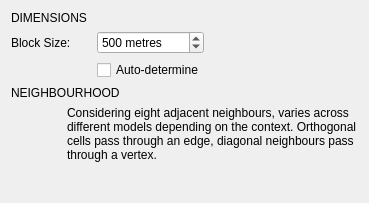
            <widget class="QWidget" name="scrollAreaWidgetContents">
             <property name="geometry">
              <rect>
               <x>0</x>
               <y>0</y>
               <width>369</width>
               <height>203</height>
              </rect>
             </property>
             <layout class="QVBoxLayout" name="verticalLayout_7">
              <item>
               <widget class="QLabel" name="sbb_title">
                <property name="whatsThis">
                 <string>Width of the square cell in the city grid in metres</string>
                </property>
                <property name="text">
                 <string>DIMENSIONS</string>
                </property>
               </widget>
              </item>
              <item>
               <widget class="QWidget" name="blocksquare_widget" native="true">
                <layout class="QGridLayout" name="gridLayout_2">
                 <property name="leftMargin">
                  <number>0</number>
                 </property>
                 <property name="topMargin">
                  <number>0</number>
                 </property>
                 <property name="rightMargin">
                  <number>0</number>
                 </property>
                 <property name="bottomMargin">
                  <number>0</number>
                 </property>
                 <item row="0" column="0">
                  <widget class="QLabel" name="blocksize_lbl">
                   <property name="whatsThis">
                    <string>Width of the square cell in the city grid in metres</string>
                   </property>
                   <property name="text">
                    <string>Block Size:</string>
                   </property>
                  </widget>
                 </item>
                 <item row="0" column="2">
                  <widget class="QSpinBox" name="blocksize_spin">
                   <property name="minimumSize">
                    <size>
                     <width>100</width>
                     <height>0</height>
                    </size>
                   </property>
                   <property name="toolTip">
                    <string>&lt;!DOCTYPE HTML PUBLIC &quot;-//W3C//DTD HTML 4.0//EN&quot; &quot;http://www.w3.org/TR/REC-html40/strict.dtd&quot;&gt;
&lt;html&gt;&lt;head&gt;&lt;meta name=&quot;qrichtext&quot; content=&quot;1&quot; /&gt;&lt;style type=&quot;text/css&quot;&gt;
p, li { white-space: pre-wrap; }
&lt;/style&gt;&lt;/head&gt;&lt;body style=&quot; font-family:'MS Shell Dlg 2'; font-size:8.25pt; font-weight:400; font-style:normal;&quot;&gt;
&lt;p style=&quot; margin-top:0px; margin-bottom:0px; margin-left:0px; margin-right:0px; -qt-block-indent:0; text-indent:0px;&quot;&gt;&lt;span style=&quot; font-size:8pt;&quot;&gt;Width of the square cell in the city grid in metres&lt;/span&gt;&lt;/p&gt;&lt;/body&gt;&lt;/html&gt;</string>
                   </property>
                   <property name="suffix">
                    <string> metres</string>
                   </property>
                   <property name="minimum">
                    <number>100</number>
                   </property>
                   <property name="maximum">
                    <number>5000</number>
                   </property>
                   <property name="singleStep">
                    <number>50</number>
                   </property>
                   <property name="value">
                    <number>500</number>
                   </property>
                  </widget>
                 </item>
                 <item row="1" column="2">
                  <widget class="QCheckBox" name="blocksize_auto">
                   <property name="toolTip">
                    <string>An automatic algorithm that determines a suitable block size based on the map for computational efficiency.</string>
                   </property>
                   <property name="text">
                    <string>Auto-determine</string>
                   </property>
                  </widget>
                 </item>
                 <item row="0" column="1">
                  <spacer name="horizontalSpacer_8">
                   <property name="orientation">
                    <enum>Qt::Horizontal</enum>
                   </property>
                   <property name="sizeType">
                    <enum>QSizePolicy::Fixed</enum>
                   </property>
                   <property name="sizeHint" stdset="0">
                    <size>
                     <width>20</width>
                     <height>20</height>
                    </size>
                   </property>
                  </spacer>
                 </item>
                 <item row="0" column="3">
                  <spacer name="horizontalSpacer_14">
                   <property name="orientation">
                    <enum>Qt::Horizontal</enum>
                   </property>
                   <property name="sizeHint" stdset="0">
                    <size>
                     <width>40</width>
                     <height>20</height>
                    </size>
                   </property>
                  </spacer>
                 </item>
                </layout>
               </widget>
              </item>
              <item>
               <widget class="QLabel" name="sbb_neigh">
                <property name="whatsThis">
                 <string>Width of the square cell in the city grid in metres</string>
                </property>
                <property name="text">
                 <string>NEIGHBOURHOOD</string>
                </property>
               </widget>
              </item>
              <item>
               <widget class="QWidget" name="sbb_neigh_frame" native="true">
                <property name="enabled">
                 <bool>true</bool>
                </property>
                <layout class="QGridLayout" name="gridLayout_10">
                 <property name="leftMargin">
                  <number>0</number>
                 </property>
                 <property name="topMargin">
                  <number>0</number>
                 </property>
                 <property name="rightMargin">
                  <number>0</number>
                 </property>
                 <property name="bottomMargin">
                  <number>0</number>
                 </property>
                 <item row="0" column="1">
                  <widget class="QLabel" name="sbb_neigh_descr">
                   <property name="enabled">
                    <bool>true</bool>
                   </property>
                   <property name="text">
                    <string>&lt;html&gt;&lt;head/&gt;&lt;body&gt;&lt;p&gt;Considering eight adjacent neighbours, varies across different models depending on the context. Orthogonal cells pass through an edge, diagonal neighbours pass through a vertex.&lt;/p&gt;&lt;/body&gt;&lt;/html&gt;</string>
                   </property>
                   <property name="wordWrap">
                    <bool>true</bool>
                   </property>
                  </widget>
                 </item>
                 <item row="0" column="0">
                  <widget class="QLabel" name="img_moore">
                   <property name="minimumSize">
                    <size>
                     <width>50</width>
                     <height>50</height>
                    </size>
                   </property>
                   <property name="maximumSize">
                    <size>
                     <width>50</width>
                     <height>50</height>
                    </size>
                   </property>
                   <property name="text">
                    <string/>
                   </property>
                   <property name="pixmap">
                    <pixmap resource="../../../../../Dropbox/UrbanBEATS Master Project/graphics/ubeats.qrc">:/images/images/md_spatial_moore.png</pixmap>
                   </property>
                  </widget>
                 </item>
                </layout>
               </widget>
              </item>
              <item>
               <spacer name="verticalSpacer">
                <property name="orientation">
                 <enum>Qt::Vertical</enum>
                </property>
                <property name="sizeHint" stdset="0">
                 <size>
                  <width>20</width>
                  <height>40</height>
                 </size>
                </property>
               </spacer>
              </item>
             </layout>
            </widget>
